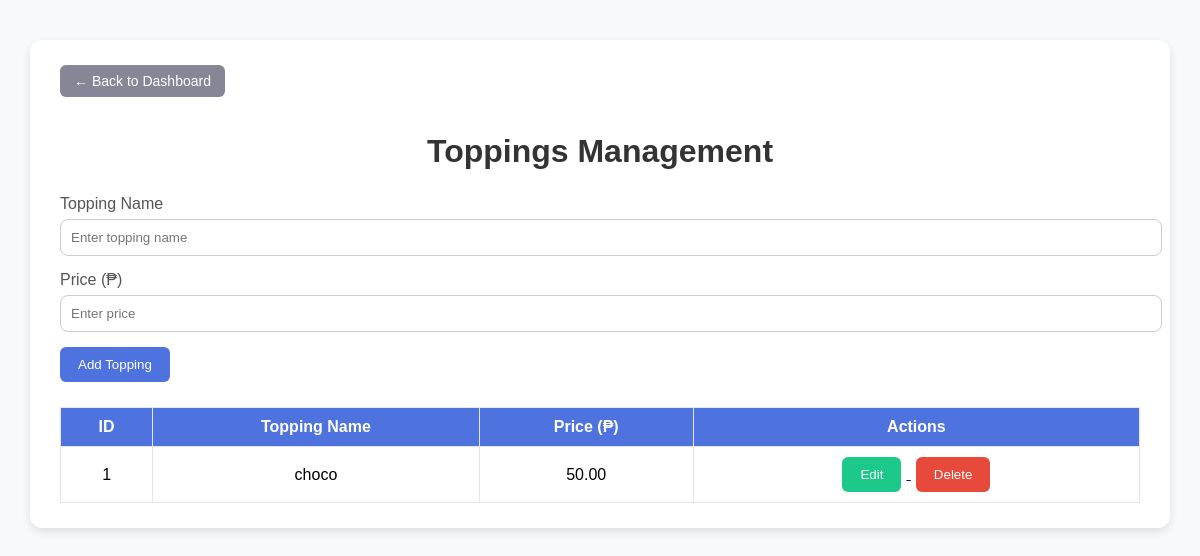
The app's page /toppings/, older data.
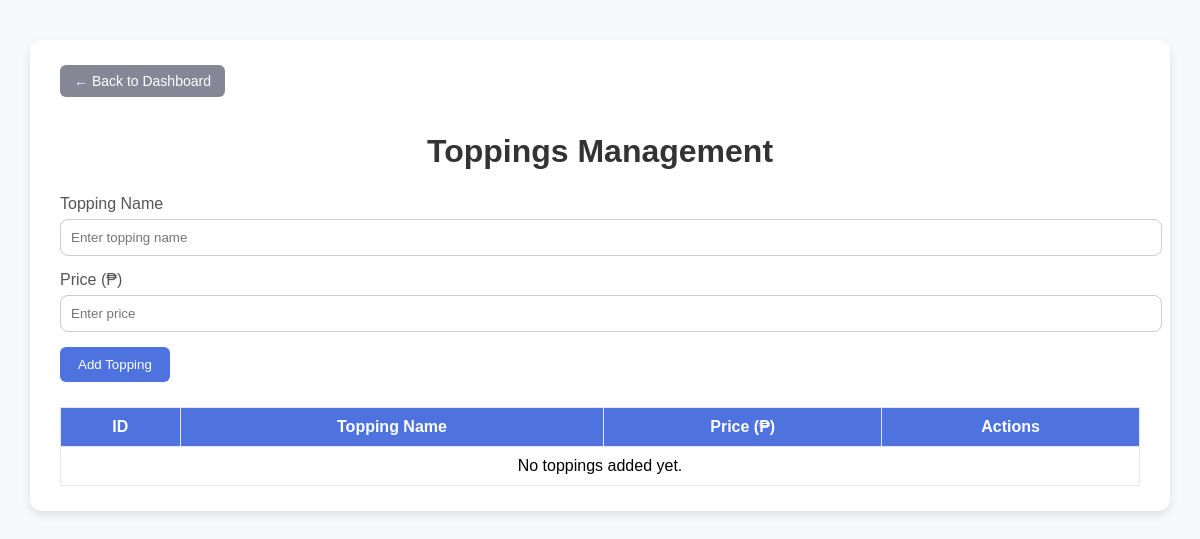
The same page, newer data.
### dashboard/models.py (models this page shows, shortened)
class Topping(models.Model):
    name = models.CharField(max_length=100)
    price = models.DecimalField(max_digits=6, decimal_places=2)
    stock = models.PositiveIntegerField(default=0)
    is_available = models.BooleanField(default=True)
    created_at = models.DateTimeField(auto_now_add=True)

### dashboard/views.py (the view)
# urls.py: path('toppings/', views.toppings, name='toppings'),
def toppings(request):
    if request.method == 'POST':
        name = request.POST.get('name')
        price = request.POST.get('price')
        if name and price:
            Topping.objects.create(name=name, price=price)
        return redirect('toppings')
    toppings = Topping.objects.all()
    return render(request, 'dashboard/toppings.html', {'toppings': toppings})

### dashboard/templates/dashboard/toppings.html (shortened to what this page needs)
{% load static %}
<!DOCTYPE html>
<html lang="en">
<head>
    <link rel="stylesheet" href="{% static 'css/crud.css' %}">
</head>
<body>
<div class="container">
    <a href="{% url 'home' %}" class="back-btn">← Back to Dashboard</a>
    <h1>Toppings Management</h1>
    <form method="post" class="create-form">
        <div class="form-group">
            <label for="name">Topping Name</label>
            <input type="text" id="name" name="name" placeholder="Enter topping name" required>
        </div>
        <div class="form-group">
            <label for="price">Price (₱)</label>
            <input type="number" id="price" name="price" placeholder="Enter price" required>
        </div>
        <button type="submit">Add Topping</button>
    </form>
    <table>
        <thead>
            <tr>
                <th>ID</th>
                <th>Topping Name</th>
                <th>Price (₱)</th>
                <th>Actions</th>
            </tr>
        </thead>
        <tbody>
            {% for t in toppings %}
            <tr>
                <td>{{ t.id }}</td>
                <td>{{ t.name }}</td>
                <td>{{ t.price }}</td>
                <td class="action-buttons">
                    <a href="{% url 'update_topping' t.id %}">
                        <button type="button" class="edit-btn">Edit</button>
                    </a>
                    <a href="{% url 'delete_topping' t.id %}">
                        <button type="button" class="delete-btn">Delete</button>
                    </a>
                </td>
            </tr>
            {% empty %}
            <tr><td colspan="4">No toppings added yet.</td></tr>
            {% endfor %}
        </tbody>
    </table>
</div>
</body>
</html>

Row changes from the older to the newer data that the page shows:
removed Topping: id "1", name "choco", price "50.00"
Text that changed along with them:
text now shown: "No toppings added yet."
